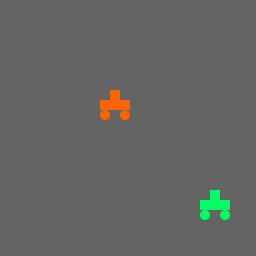
Frame 1 (no input)
Frame 60 (the mouse pressed at the canvas centre just before this capture): identical to frame 1, image omitted
Frame 120 (the mouse held since frame 60 and released just before this capture): identical to frame 1, image omitted

The Processing sketch that drew this single still picture (run headless with seeded random() and noise(); from frame 60 on, the mouse is pressed at the canvas centre):

// Processing sketch: processing_21150
// ── processing_21150.pde


 
void setup() {
  size(256,256);
  smooth();
}
 
void draw() {
  background(100);
   
  voiture( 100 , 100 , color(255,100,0) );
  
  voiture( 200 , 200 , color(0,255,100) );
}

// Dessiner voiture
void voiture(float x, float y, color c) {
  
  float largeur = 30;
  float hauteur = 10;
  float rayon = 5;
  
  noStroke();
  fill(c);
  // Carosserie
  rect(x,y,largeur,hauteur);
  // Cabine
  rect( x+largeur/2-5 , y-10 , 10 , 10 );
  // Roues
  ellipse( x+rayon , y+hauteur+rayon , rayon*2 , rayon*2 );
  ellipse( x+largeur-rayon , y+hauteur+rayon , rayon*2 , rayon*2 );
  
}
